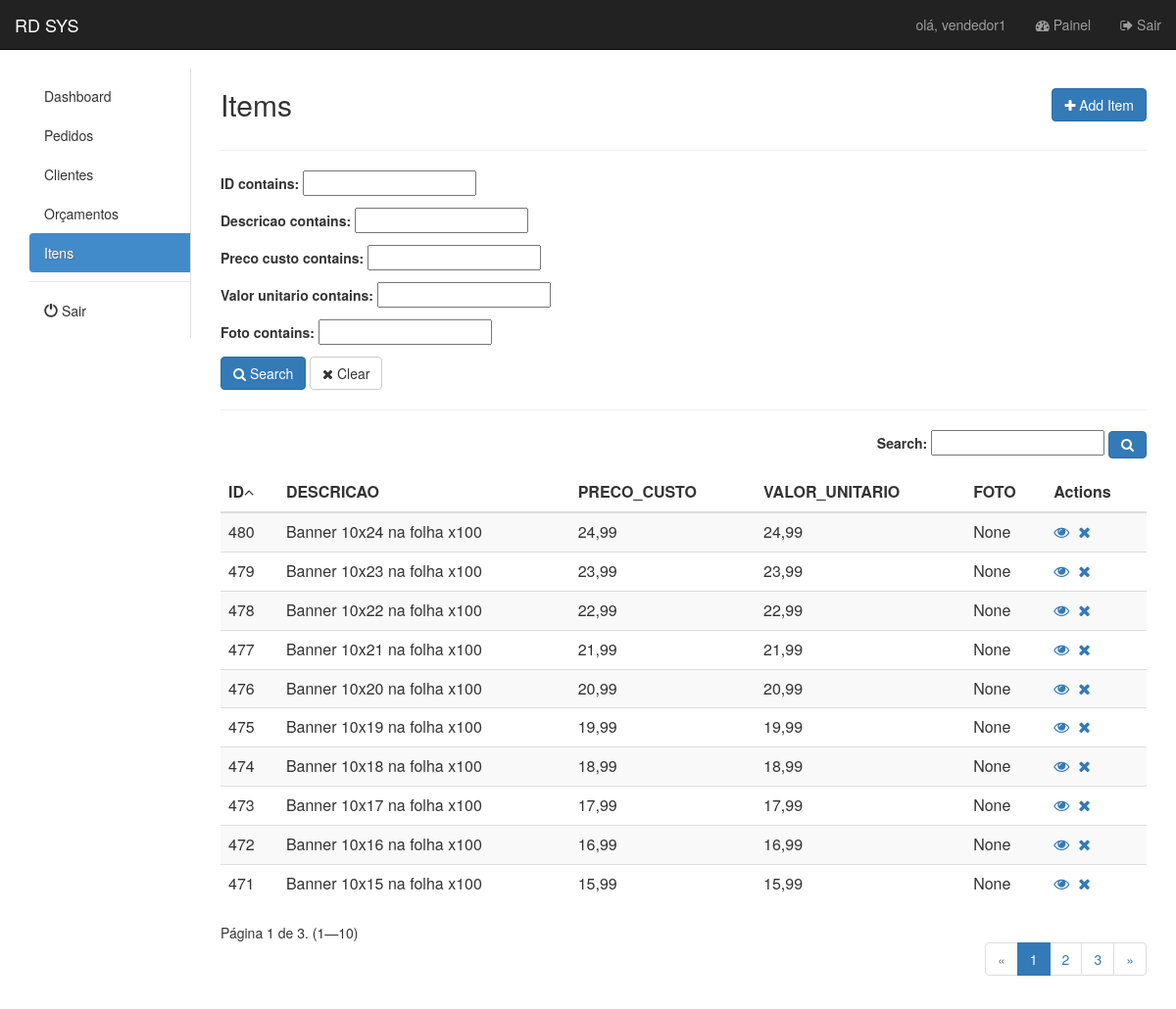
Page /item/full/ (signed in) on the committed database.
### app/models.py (models this page shows, shortened)
class TimeStamped(models.Model):
    class Meta:
        abstract = True
    criado_em = models.DateTimeField(auto_now_add=True)
    alterado_em = models.DateTimeField(auto_now=True)

class Item(TimeStamped):
    descricao = models.CharField(max_length=255, blank=True, null=True)
    preco_custo = MoneyField(decimal_places=2, max_digits=10,
                             default=Money(0, 'USD'),
                             validators=[
                                 MinMoneyValidator(0),
                                 MaxMoneyValidator(100000),
                             ])
    valor_unitario = MoneyField(decimal_places=2, max_digits=10,
                                default=Money(0, 'USD'),
                                validators=[
                                    MinMoneyValidator(0),
                                    MaxMoneyValidator(100000),
                                ])
    foto = models.URLField(blank=True, null=True)

### app/views/item.py (the view, shortened to what this page needs)
class ListFull(LoginRequiredMixin, ItemMixin, ListView):
    login_url = '/admin/login/'
    template_name = 'item/list_full.html'
    model = Item
    context_object_name = 'items'
    ordering = '-id'
    paginate_by = 10
    search = ''
    def get_queryset(self):
        queryset = super().get_queryset()
        filter = ItemFilter(self.request.GET, queryset)
        queryset = self.search_general(filter.qs)
        queryset = self.ordering_data(queryset)
        return queryset
    def search_general(self, qs):
        return qs
    def get_ordering(self):
        if 'ordering' in self.request.GET:
            self.ordering = self.request.GET['ordering']
            if self.ordering:
                return self.ordering
            else:
                self.ordering = '-id'
        return self.ordering
    def ordering_data(self, qs):
        qs = qs.order_by(self.get_ordering())
        return qs
    def get_context_data(self, **kwargs):
        context = super(ListFull, self).get_context_data(**kwargs)
        queryset = self.get_queryset()
        filter = ItemFilter(self.request.GET, queryset)
        page_size = self.get_paginate_by(queryset)
        if page_size:
            paginator, page, queryset, is_paginated = self.paginate_queryset(queryset, page_size)
            context.update(**{
                'ordering': self.ordering,
                'search': self.search,
                'filter': filter,
                'paginator': paginator,
                'page_obj': page,
                'is_paginated': is_paginated,
                'object_list': queryset
            })
        return context

### app/mixins.py (called while the page is built)
    def get_context_data(self, **kwargs):
        context = super(ItemMixin, self).get_context_data(**kwargs)
        if self.model:
            context['model_name'] = self.model._meta.verbose_name.title()
            context['model_name_plural'] = self.model._meta.verbose_name_plural.title()
        return context

### app/templatetags/my_tags.py (called while the page is built)
@register.simple_tag(takes_context=True)
def param_replace(context, **kwargs):
    d = context['request'].GET.copy()
    for k, v in kwargs.items():
        d[k] = v
    for k in [k for k, v in d.items() if not v]:
        del d[k]
    return d.urlencode()

### app/templates/item/list_full.html (shortened to what this page needs)
﻿{% extends 'base.html' %}
{% load my_tags %}
{% load static %}
{% load form_utils %}
{% block content %}
    <div id="top" class="row">
        <div class="col-sm-3">
            <h2> {{ model_name_plural }}</h2>
        </div>
        <div class="col-sm-3 col-sm-offset-6">
            <a href="{% url 'ITEM_create' %}" class="btn btn-primary pull-right h2"><i
                    class="fa fa-plus"></i> Add Item
            </a>
        </div>
    </div>
    <hr/>
    <form id="advancedForm" method="get" action="{% url 'ITEM_list_full' %}">
        <div class="row">
            <div class="col-sm-12">
                {{ filter.form.as_p }}
                <button type="submit" class="btn btn-primary" id="search_btn">
                    <i class="fa fa-search"></i> Search
                </button>
                <button type="button" class="btn btn-default" id="clear">
                    <i class="fa fa-close"></i> Clear
                </button>
            </div>
        </div>
        <hr/>
        <div id="list" class="row">
            <div class="col-md-12">
                <header>
                    <div class="form-group form-inline pull-right">
                        <label>Search:</label>
                        <input type="text" id="search" name="search" placeholder="" value="{{ search }}"/>
                        <button class="btn btn-primary" type="submit"><i class="fa fa-search"></i></button>
                    </div>
                </header>
                <table id="table" class="table table-striped" cellspacing="0" cellpadding="0">
                    <thead>
                        <tr>
                             <th>ID</th>
 <th>DESCRICAO</th>
 <th>PRECO_CUSTO</th>
 <th>VALOR_UNITARIO</th>
 <th>FOTO</th>
                            <th class="actions">Actions</th>
                        </tr>
                    </thead>
                    <tbody>
                    {% for item in object_list %}
                        <tr>
                             <td>{{ item.id }}</td>
 <td>{{ item.descricao }}</td>
 <td>{{ item.preco_custo }}</td>
 <td>{{ item.valor_unitario }}</td>
 <td>{{ item.foto }}</td>
 <td><a href="{% url 'ITEM_detail' item.id %}"><i class="fa fa-eye"></i></a>&nbsp;&nbsp;<a href="{% url 'ITEM_delete' item.id %}"><i class="fa fa-close"></i></a></td>
                        </tr>
                    {% endfor %}
                    </tbody>
                </table>
                <div class="row">
                    <div class="col-sm-12">
                        <span class="current pull-left">
                            Página {{ page_obj.number }} de {{ page_obj.paginator.num_pages }}. ({{ page_obj.start_index }}—{{ page_obj.end_index }})
                        </span>
                        {% if is_paginated %}
                            <ul class="pagination pagination-flat pull-right">
                                {% if page_obj.has_previous %}
                                    <li class="page-item"><a class="page-link"
                                                             href="?{% param_replace page=page_obj.previous_page_number %}">&laquo;</a>
                                    </li>
                                {% else %}
                                    <li class="page-item disabled"><span>&laquo;</span></li>
                                {% endif %}
                                {% for i in page_obj.paginator.page_range %}
                                    {% if page_obj.number == i %}
                                        <li class="page-item active"><span>{{ i }} </span>
                                        </li>
                                    {% elif i > page_obj.number|add:'-5' and i < page_obj.number|add:'5' %}
                                        <li class="page-item"><a class="page-link"
                                                                 href="?{% param_replace page=i %}">{{ i }}</a></li>
                                    {% endif %}
                                {% endfor %}
                                {% if page_obj.has_next %}
                                    <li class="page-item"><a class="page-link"
                                                             href="?{% param_replace page=page_obj.next_page_number %}">&raquo;</a>
                                    </li>
                                {% else %}
                                    <li class="page-item disabled"><span>&raquo;</span></li>
                                {% endif %}
                            </ul>
                        {% endif %}
                    </div>
                </div>
            </div>
        </div>
    </form>
{% endblock %}

### app/templates/base.html (shortened to what this page needs)
﻿{% load static %}
<!DOCTYPE html>
<html lang="pt-br">
<head>
    <link href="{% static 'default/css/bootstrap.min.css' %}" rel="stylesheet">
    <link href="{% static 'default/css/style.css' %}" rel="stylesheet">
    <link rel="stylesheet" href="//cdnjs.cloudflare.com/ajax/libs/font-awesome/4.5.0/css/font-awesome.min.css">
    <link rel="stylesheet" href="{% static 'default/css/sweetalert.min.css' %}">
    <link rel="stylesheet" type="text/css"
          href="https://cdn.datatables.net/v/bs/dt-1.11.5/af-2.3.7/b-2.2.2/b-colvis-2.2.2/b-html5-2.2.2/b-print-2.2.2/r-2.2.9/sc-2.0.5/datatables.min.css"/>
</head>
<body>
<nav class="navbar navbar-inverse navbar-fixed-top">
    <div class="container-fluid">
        <div class="navbar-header">
            <a class="navbar-brand" href="{% url 'PEDIDO_list' %}">RD SYS</a>
        </div>
        <div id="navbar" class="navbar-collapse collapse">
            <ul class="nav navbar-nav navbar-right">
                <li><a href="#">olá, {{ user.username }}</a></li>
                <li><a href="{% url 'admin:index' %}"><i class="fa fa-tachometer"></i> Painel</a></li>
                <li><a href="{% url 'account_logout' %}"><i class="fa fa-sign-out"></i> Sair</a></li>
            </ul>
        </div>
    </div>
</nav>
<div id="main" class="container-fluid" style="margin-top: 50px">
    <div class="col-sm-2">
        <nav class="nav-sidebar">
            <ul class="nav">
                {% include 'menu.html' %}
                <li class="nav-divider"></li>
                <li><a href="{% url 'account_logout' %}"><i class="glyphicon glyphicon-off"></i> Sair</a></li>
            </ul>
        </nav>
    </div>
    <div class="col-sm-10">
        {% block content %}
        {% endblock %}
    </div>
    <br/>
</div>
<link href="https://cdn.jsdelivr.net/npm/select2@4.1.0-rc.0/dist/css/select2.min.css" rel="stylesheet"/>
</body>
</html>

### static/default/css/style.css (style rules this page uses)
#main { margin-top: 50px; }

### app/templates/base.html (style rules this page uses)
.nav-sidebar { width: 100%; padding: 8px 0; border-right: 1px solid #ddd; }
.nav-sidebar a { color: #333; -webkit-transition: all 0.08s linear; -moz-transition: all 0.08s linear; -o-transition: all 0.08s linear; transition: all 0.08s linear; -webkit-border-radius: 4px 0 0 4px; -moz-border-radius: 4px 0 0 4px; border-radius: 4px 0 0 4px; }

### rows in the picture
Item: id "480", descricao "Banner 10x24 na folha x100", preco_custo "24,99", valor_unitario "24,99", foto "None"
Item: id "479", descricao "Banner 10x23 na folha x100", preco_custo "23,99", valor_unitario "23,99", foto "None"
Item: id "478", descricao "Banner 10x22 na folha x100", preco_custo "22,99", valor_unitario "22,99", foto "None"
Item: id "477", descricao "Banner 10x21 na folha x100", preco_custo "21,99", valor_unitario "21,99", foto "None"
Item: id "476", descricao "Banner 10x20 na folha x100", preco_custo "20,99", valor_unitario "20,99", foto "None"
Item: id "475", descricao "Banner 10x19 na folha x100", preco_custo "19,99", valor_unitario "19,99", foto "None"
Item: id "474", descricao "Banner 10x18 na folha x100", preco_custo "18,99", valor_unitario "18,99", foto "None"
Item: id "473", descricao "Banner 10x17 na folha x100", preco_custo "17,99", valor_unitario "17,99", foto "None"
Item: id "472", descricao "Banner 10x16 na folha x100", preco_custo "16,99", valor_unitario "16,99", foto "None"
Item: id "471", descricao "Banner 10x15 na folha x100", preco_custo "15,99", valor_unitario "15,99", foto "None"

### other values in the picture
{{ user.username }} "vendedor1"
{{ model_name_plural }} "Items"
{{ page_obj.number }} "1"
{{ page_obj.paginator.num_pages }} "3"
{{ page_obj.start_index }} "1"
{{ page_obj.end_index }} "10"
{{ i }} "1"
{{ i }} "2" "3"
